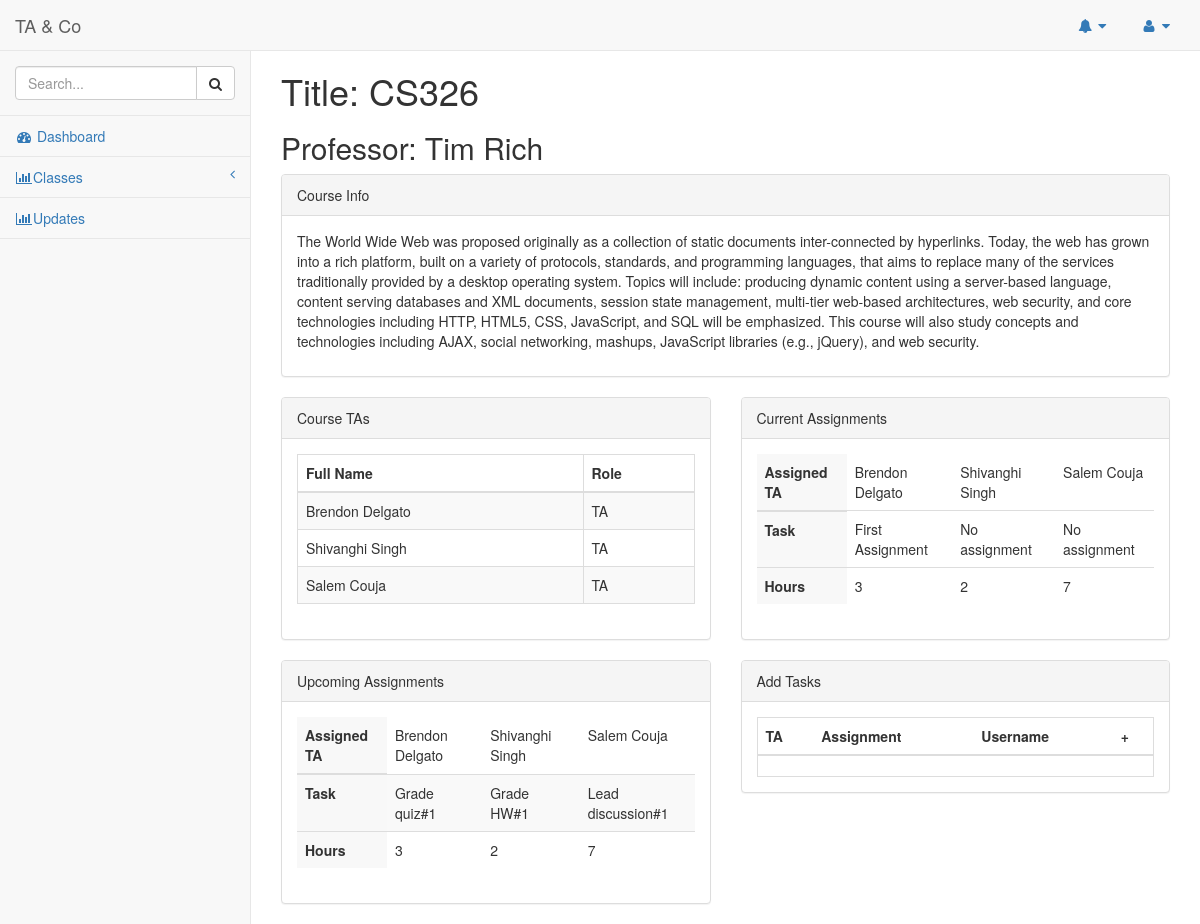
/taco/course/54110283-9b0f-487e-8e72-9b002011534c, run on the app's committed database.
### taco/models.py (models this page shows, shortened)
class Course(models.Model):
	cid = models.UUIDField(primary_key=True, default=uuid.uuid4, help_text="Unique ID for the Course")
	cname = models.CharField(max_length=200, help_text="Enter Course Name")
	cdescription=models.TextField(max_length=1000, help_text="Enter a brief description of the course")
	professor=models.ForeignKey('Professor', on_delete=models.SET_NULL, null=True)
	ta=models.ManyToManyField(Ta, help_text="Select a TA for this course")

class Professor(models.Model):
	pid = models.UUIDField(primary_key=True, default=uuid.uuid4, help_text="Unique ID for the Professor")
	pname = models.CharField(max_length=200, help_text="Enter Professor's Name")
	def __str__(self):
		return '%s' % (self.pname)

class Ta(models.Model):
	tid = models.UUIDField(primary_key=True, default=uuid.uuid4, help_text="Unique ID for the TA")
	full_name = models.CharField(max_length=200, help_text="Enter Full Name")
	assignment = models.ForeignKey('Assignment', on_delete=models.SET_NULL, null=True)

class Assignment(models.Model):
	aid = models.UUIDField(primary_key=True, default=uuid.uuid4, help_text="Unique ID for the Assignment")
	assignment_link = models.CharField(max_length=200, help_text="Enter the link to find the Assignment")
	cid = models.ForeignKey('Course', on_delete=models.SET_NULL, null=True)
	aname = models.CharField(max_length=200, help_text="Enter a name for the Assignment")

### taco/views.py (the view)
# urls.py: url(r'^course/(?P<pk>[A-Za-z0-9-]+)$', views.CourseDetailView.as_view(), name='course-detail'),
class CourseDetailView(generic.DetailView):
    model = Course

### taco/templates/taco/course_detail.html (shortened to what this page needs)
{% extends "base_generic.html" %}
{% block content %}
  <div class="col-lg-12">
      <div class="row">
          <div class="col-lg-12">
              <h1> Title: {{course.cname}}</h1>
              <h2> Professor: {{course.professor}} </h2>
          </div>
      </div>
<div class="row">
      <div class="col-lg-12">
          <div class="panel panel-default">
              <div class="panel-heading">
                  Course Info
              </div>
              <div class="panel-body">
                  <p>
                    {{course.cdescription}}
                  </p>
              </div>
          </div>
      </div>
</div>
      <div class="row">
          <div class="col-lg-6">
              <div class="panel panel-default">
                  <div class="panel-heading">
                     Course TAs
                  </div>
                  <div class="panel-body">
                      <div class="table-responsive">
                          <table class="table table-striped table-bordered table-hover">
                              <thead>
                                  <tr>
                                      <th>Full Name</th>
                                      <th>Role</th>
                                  </tr>
                              </thead>
                              <tbody>
                                  {% for ta in course.ta.all %} <tr><td>{{ ta.full_name }}</td><td>TA</td></tr> {% endfor %}
                              </tbody>
                          </table>
                      </div>
                  </div>
              </div>
          </div>
          <div class="col-lg-6">
              <div class="panel panel-default">
                  <div class="panel-heading">
                    Current Assignments
                  </div>
                  <div class="panel-body">
                      <div class="table-responsive">
                          <table id="current-assignment-table" class="table">
                              <thead>
                                  <tr>
                                    <th bgcolor="#f8f8f8">Assigned TA</th>
                                    {% for ta in course.ta.all %}
                                      <td>{{ ta.full_name }}</td>
                                      {% endfor %}
                                  </tr>
                              </thead>
                              <tbody>
                                  <tr>
                                      <th bgcolor="#f8f8f8">Task</th>
                                      {% for ta in course.ta.all %}
                                        {% if ta.assignment is None %}
                                            <td>No assignment</td>
                                        {% elif ta.assignment.cid.cid == course.cid %}
                                            <td>{{ ta.assignment.aname }}</td>
                                        {% else %}
                                            <td>No assignment</td>
                                        {% endif%}
                                      {% endfor %}
                                  </tr>
                                  <tr>
                                      <th bgcolor="#f8f8f8">Hours</th>
                                      <td>3</td>
                                      <td>2</td>
                                      <td>7</td>
                                  </tr>
                              </tbody>
                          </table>
                      </div>
                  </div>
              </div>
          </div>
      </div>
      <div class="row">
          <div class="col-lg-6">
              <div class="panel panel-default">
                  <div class="panel-heading">
                    Upcoming Assignments</div>
                  <div class="panel-body">
                      <div class="table-responsive">
                          <table class="table table-striped">
                              <thead>
                                  <tr>
                                    <th bgcolor="#f8f8f8">Assigned TA</th>
                                    {% for ta in course.ta.all %} <td>{{ ta.full_name }}</td> {% endfor %}
                                  </tr>
                              </thead>
                              <tbody>
                                  <tr>
                                      <th bgcolor="#f8f8f8">Task</th>
                                      <td>Grade quiz#1</td>
                                      <td>Grade HW#1</td>
                                      <td>Lead discussion#1</td>
                                  </tr>
                                  <tr>
                                      <th bgcolor="#f8f8f8">Hours</th>
                                      <td>3</td>
                                      <td>2</td>
                                      <td>7</td>
                                  </tr>
                              </tbody>
                          </table>
                      </div>
                  </div>
              </div>
          </div>
          <div class="col-lg-6">
              <div class="panel panel-default">
                  <div class="panel-heading">
                    Add Tasks
                    </div>
                  <div class="panel-body">
                      <div class="table-responsive table-bordered">
                          <table class="table">
                              <thead>
                                  <tr>
                                      <th>TA</th>
                                      <th>Assignment</th>
                                      <th>Username</th>
                                      <th>+</th>
                                  </tr>
                              </thead>
                          </table>
                      </div>
                  </div>
              </div>
          </div>
      </div>
  </div>
{% endblock %}

### data on the page
Course: cname "CS326", professor "Tim Rich", cdescription "The World Wide Web was proposed originally as a collection of static documents inter-connected by hyperlinks. Today, the web has grown into a rich platform, built on a variety of protocols, standards, and programming languages, that aims to replace many of the services traditionally provided by a desktop operating system. Topics will include: producing dynamic content using a server-based language, content serving databases and XML documents, session state management, multi-tier web-based architectures, web security, and core technologies including HTTP, HTML5, CSS, JavaScript, and SQL will be emphasized. This course will also study concepts and technologies including AJAX, social…"
Ta: full_name "Brendon Delgato", assignment.aname "First Assignment"
Ta: full_name "Shivanghi Singh", shows "No assignment"
Ta: full_name "Salem Couja", shows "No assignment"
